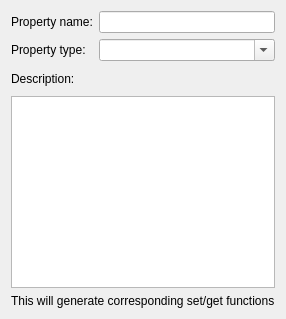
      <widget class="QWidget" name="pgProperty">
       <layout class="QFormLayout" name="formLayout_4">
        <item row="0" column="0">
         <widget class="QLabel" name="label_12">
          <property name="text">
           <string>Property name:</string>
          </property>
         </widget>
        </item>
        <item row="0" column="1">
         <widget class="QLineEdit" name="propName"/>
        </item>
        <item row="1" column="0">
         <widget class="QLabel" name="label_11">
          <property name="text">
           <string>Property type:</string>
          </property>
         </widget>
        </item>
        <item row="1" column="1">
         <widget class="QComboBox" name="propType">
          <property name="editable">
           <bool>true</bool>
          </property>
          <property name="currentIndex">
           <number>-1</number>
          </property>
          <property name="maxVisibleItems">
           <number>20</number>
          </property>
          <item>
           <property name="text">
            <string>int</string>
           </property>
          </item>
          <item>
           <property name="text">
            <string>real</string>
           </property>
          </item>
          <item>
           <property name="text">
            <string>bool</string>
           </property>
          </item>
          <item>
           <property name="text">
            <string>string</string>
           </property>
          </item>
         </widget>
        </item>
        <item row="2" column="0" colspan="2">
         <layout class="QHBoxLayout" name="horizontalLayout_5">
          <property name="spacing">
           <number>0</number>
          </property>
          <item>
           <widget class="QLabel" name="label_10">
            <property name="text">
             <string>Description:</string>
            </property>
           </widget>
          </item>
          <item>
           <spacer name="horizontalSpacer_4">
            <property name="orientation">
             <enum>Qt::Horizontal</enum>
            </property>
            <property name="sizeHint" stdset="0">
             <size>
              <width>40</width>
              <height>0</height>
             </size>
            </property>
           </spacer>
          </item>
          <item>
           <widget class="QToolButton" name="toolButton_18">
            <property name="text">
             <string/>
            </property>
            <property name="icon">
             <iconset resource="resources.qrc">
              <normaloff>:/resources/RES/ffficons/text_allcaps.png</normaloff>:/resources/RES/ffficons/text_allcaps.png</iconset>
            </property>
            <property name="autoRaise">
             <bool>true</bool>
            </property>
           </widget>
          </item>
          <item>
           <widget class="QToolButton" name="toolButton_19">
            <property name="text">
             <string/>
            </property>
            <property name="icon">
             <iconset resource="resources.qrc">
              <normaloff>:/resources/RES/ffficons/text_bold.png</normaloff>:/resources/RES/ffficons/text_bold.png</iconset>
            </property>
            <property name="autoRaise">
             <bool>true</bool>
            </property>
           </widget>
          </item>
          <item>
           <widget class="QToolButton" name="toolButton_20">
            <property name="text">
             <string/>
            </property>
            <property name="icon">
             <iconset resource="resources.qrc">
              <normaloff>:/resources/RES/ffficons/text_italic.png</normaloff>:/resources/RES/ffficons/text_italic.png</iconset>
            </property>
            <property name="autoRaise">
             <bool>true</bool>
            </property>
           </widget>
          </item>
          <item>
           <widget class="QToolButton" name="toolButton_21">
            <property name="text">
             <string/>
            </property>
            <property name="icon">
             <iconset resource="resources.qrc">
              <normaloff>:/resources/RES/ffficons/text_underline.png</normaloff>:/resources/RES/ffficons/text_underline.png</iconset>
            </property>
            <property name="autoRaise">
             <bool>true</bool>
            </property>
           </widget>
          </item>
          <item>
           <widget class="QToolButton" name="toolButton_22">
            <property name="text">
             <string/>
            </property>
            <property name="icon">
             <iconset resource="resources.qrc">
              <normaloff>:/resources/RES/ffficons/text_strikethrough.png</normaloff>:/resources/RES/ffficons/text_strikethrough.png</iconset>
            </property>
            <property name="autoRaise">
             <bool>true</bool>
            </property>
           </widget>
          </item>
         </layout>
        </item>
        <item row="3" column="0" colspan="2">
         <widget class="QTextEdit" name="propDesc">
          <property name="sizePolicy">
           <sizepolicy hsizetype="Expanding" vsizetype="Expanding">
            <horstretch>0</horstretch>
            <verstretch>0</verstretch>
           </sizepolicy>
          </property>
         </widget>
        </item>
        <item row="4" column="0" colspan="2">
         <widget class="QLabel" name="label_5">
          <property name="text">
           <string>This will generate corresponding set/get functions</string>
          </property>
         </widget>
        </item>
       </layout>
      </widget>
